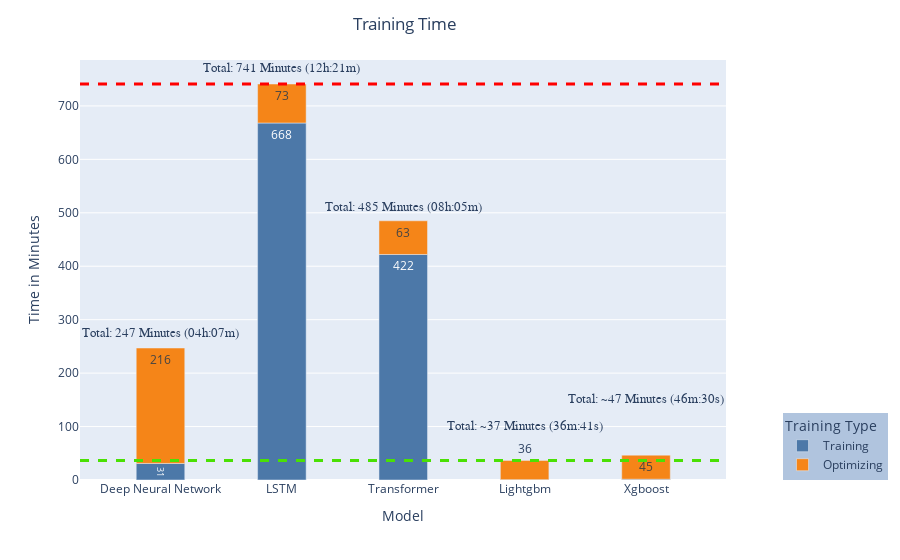

Notebook code cell kept with this figure:
### Code cell
import plotly.express as px
import pandas as pd
df_ = pd.DataFrame({"Time": [31, 216, 668, 73, 422, 63, 0.68, 36, 1.5, 45],
                   "Model": ["Deep Neural Network", "Deep Neural Network", "LSTM", "LSTM",
                             "Transformer", "Transformer", "Lightgbm", "Lightgbm", "Xgboost", "Xgboost"],
                    "Training Type": ["Training", "Optimizing"]*5
                    })
fig = px.bar(df_, y="Time", x="Model", color="Training Type",
             text="Time", color_discrete_sequence=px.colors.qualitative.T10)
fig.update_yaxes(title="Time in Minutes")
fig.update_layout(legend=dict(
    yanchor="bottom",
    y=0,
    xanchor="right",
    x=1.25,
    bgcolor="LightSteelBlue",
), title={
    "text": "Training Time",
    "x": 0.45
})
min = 99999
max = 0

counter = 0
temp = 0
for t, _, _ in df_.values:
    temp += t
    counter += 1
    if counter == 2:
        if temp < min:
            min = temp
        if temp > max:
            max = temp

        temp = 0
        counter = 0

fig.add_hline(min, line_width=3, line_dash="dash", line_color="#4ae004")
fig.add_hline(max, line_width=3, line_dash="dash", line_color="red")
fig.update_traces(width=0.4)
fig.add_annotation(x=0, y=275,
                   text="Total: 247 Minutes (04h:07m)",
                   showarrow=False, font_size=13, font_family="Arial Black")
fig.add_annotation(x=1, y=770,
                   text="Total: 741 Minutes (12h:21m)",
                   showarrow=False, font_size=13, font_family="Arial Black")
fig.add_annotation(x=2, y=510,
                   text="Total: 485 Minutes (08h:05m)",
                   showarrow=False, font_size=13, font_family="Arial Black")
fig.add_annotation(x=3, y=100,
                   text="Total: ~37 Minutes (36m:41s)",
                   showarrow=False, font_size=13, font_family="Arial Black")
fig.add_annotation(x=4, y=150,
                   text="Total: ~47 Minutes (46m:30s)",
                   showarrow=False, font_size=13, font_family="Arial Black")
fig.show()
fig.write_image("training_time.png",format='png',engine='kaleido',scale=3)

### Figure 1 — Plotly figure (JSON) as saved in the notebook; plotly's stock layout.template omitted (floating-point values rounded to 4 significant figures)
{"data": [{"alignmentgroup": "True", "hovertemplate": "Training Type=Training<br>Model=%{x}<br>Time=%{text}<extra></extra>", "legendgroup": "Training", "marker": {"color": "#4C78A8", "pattern": {"shape": ""}}, "name": "Training", "offsetgroup": "Training", "orientation": "v", "showlegend": true, "text": [31, 668, 422, 0.68, 1.5], "textposition": "auto", "type": "bar", "width": 0.4, "x": ["Deep Neural Network", "LSTM", "Transformer", "Lightgbm", "Xgboost"], "xaxis": "x", "y": [31, 668, 422, 0.68, 1.5], "yaxis": "y"}, {"alignmentgroup": "True", "hovertemplate": "Training Type=Optimizing<br>Model=%{x}<br>Time=%{text}<extra></extra>", "legendgroup": "Optimizing", "marker": {"color": "#F58518", "pattern": {"shape": ""}}, "name": "Optimizing", "offsetgroup": "Optimizing", "orientation": "v", "showlegend": true, "text": [216, 73, 63, 36, 45], "textposition": "auto", "type": "bar", "width": 0.4, "x": ["Deep Neural Network", "LSTM", "Transformer", "Lightgbm", "Xgboost"], "xaxis": "x", "y": [216, 73, 63, 36, 45], "yaxis": "y"}], "layout": {"annotations": [{"font": {"family": "Arial Black", "size": 13}, "showarrow": false, "text": "Total: 247 Minutes (04h:07m)", "x": 0, "y": 275}, {"font": {"family": "Arial Black", "size": 13}, "showarrow": false, "text": "Total: 741 Minutes (12h:21m)", "x": 1, "y": 770}, {"font": {"family": "Arial Black", "size": 13}, "showarrow": false, "text": "Total: 485 Minutes (08h:05m)", "x": 2, "y": 510}, {"font": {"family": "Arial Black", "size": 13}, "showarrow": false, "text": "Total: ~37 Minutes (36m:41s)", "x": 3, "y": 100}, {"font": {"family": "Arial Black", "size": 13}, "showarrow": false, "text": "Total: ~47 Minutes (46m:30s)", "x": 4, "y": 150}], "barmode": "relative", "legend": {"bgcolor": "LightSteelBlue", "title": {"text": "Training Type"}, "tracegroupgap": 0, "x": 1.25, "xanchor": "right", "y": 0, "yanchor": "bottom"}, "margin": {"t": 60}, "shapes": [{"line": {"color": "#4ae004", "dash": "dash", "width": 3}, "type": "line", "x0": 0, "x1": 1, "xref": "x domain", "y0": 36.68, "y1": 36.68, "yref": "y"}, {"line": {"color": "red", "dash": "dash", "width": 3}, "type": "line", "x0": 0, "x1": 1, "xref": "x domain", "y0": 741, "y1": 741, "yref": "y"}], "title": {"text": "Training Time", "x": 0.45}, "xaxis": {"anchor": "y", "domain": [0, 1], "title": {"text": "Model"}}, "yaxis": {"anchor": "x", "domain": [0, 1], "title": {"text": "Time in Minutes"}}}}
